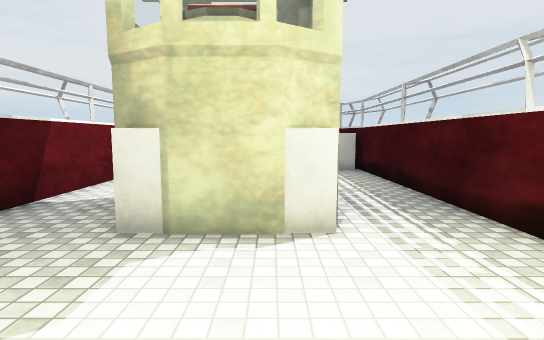
View 1 (above)

12 first-person views from a walk through a scene from a Unity 3-D project. The camera is 1.5 m above the floor, tilts 6° down and sees 80° across. The floor is counted in squares, 1 m on a side. Each view is taken from the middle of a square. On the plan, view 1 faces up. The plan holds only what a view shows up to about 15 squares ahead; the rest is blank. The place goes on beyond the plan. The player is left out. Some surface patterns are stand-ins.

View 2
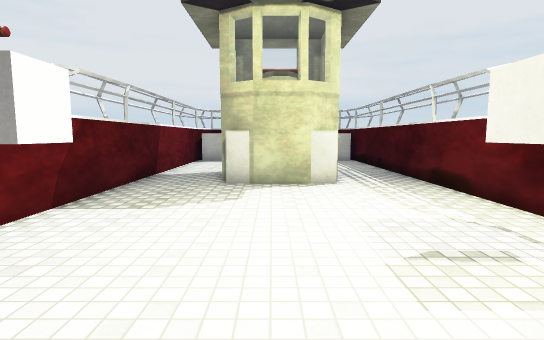

View 3
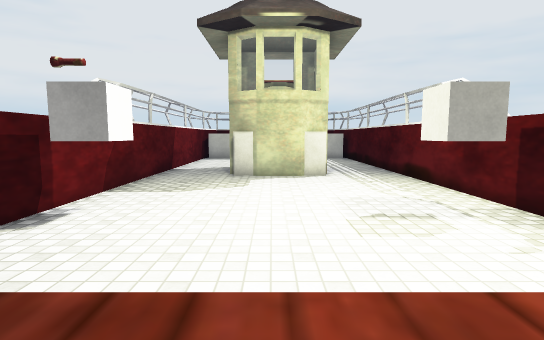

View 4
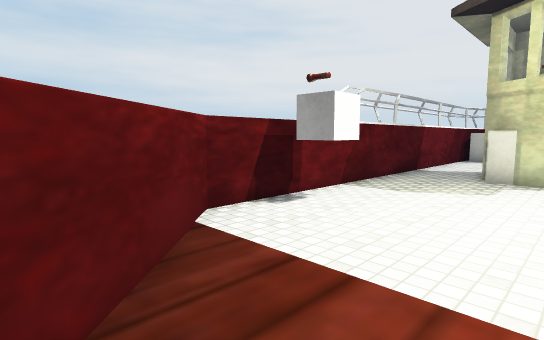

View 5
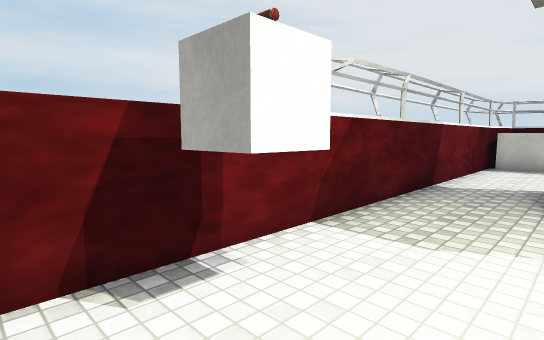

View 6
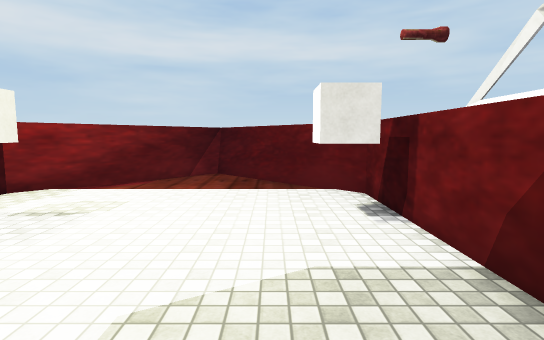

View 7
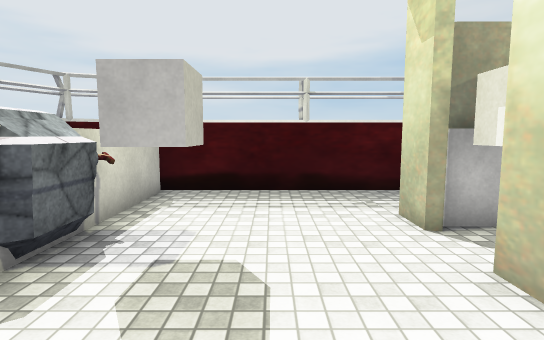

View 8
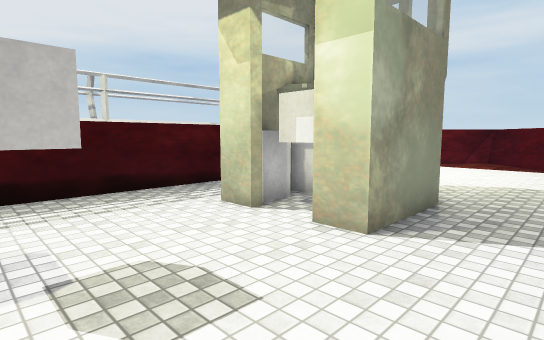

View 9
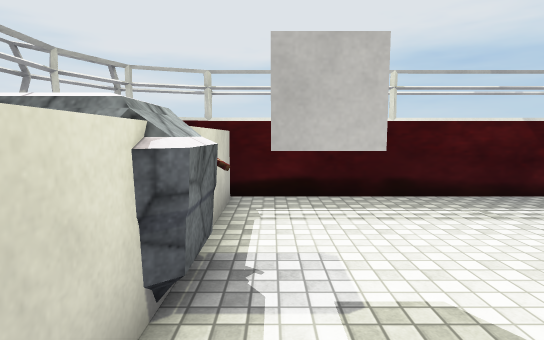

View 10
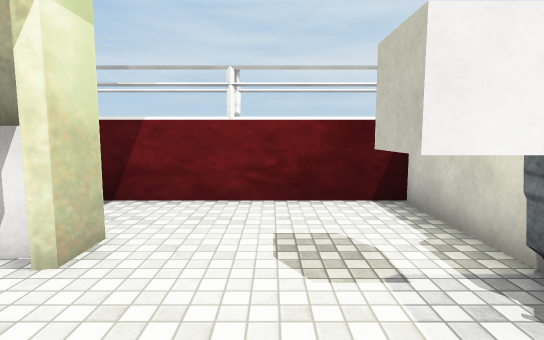

View 11
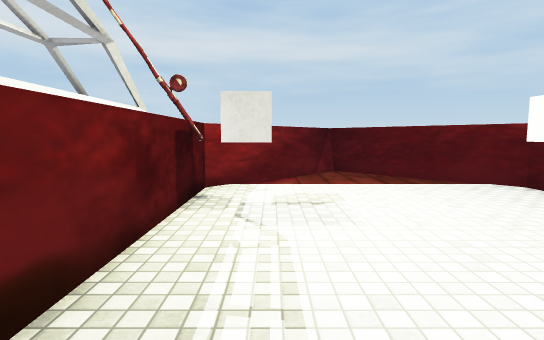

View 12
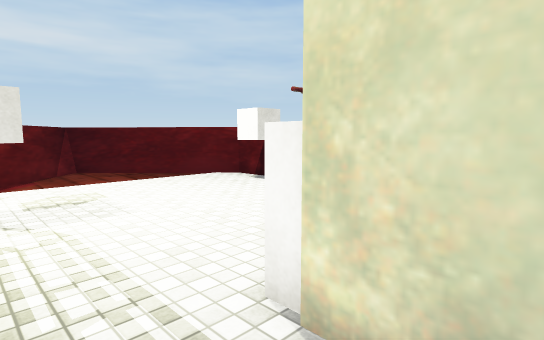

### Floor plan
Points are (right, up) in squares from view 1. A wall is a line through its corners. A room is listed if a view was taken in it or the views show most of it. See-through windows are left out.
Room 1 (views 1, 2, 3, 4, 5, 6, 7, 8, 9, 10, 11, 12)
walls: (-1.5, 4.8) (-2.6, 5.4) (-2.6, 6.6); (1.1, 5.4) (0.1, 4.8); (0.1, 6.3) (0.9, 6.3) (0.9, 7.6); (1.1, 7) (1.1, 4.9) (-2.5, 4.9); (-1.2, 8.1) (-0.5, 8.1); (-4.9, -0.4) (-3.8, -0.4) (-3.8, -1.4) (-4.9, -1.4); (3.1, -1.4) (2, -1.4) (2, -0.4) (3, -0.4); (-0.2, 12.9) (-0.2, 12) (-1.2, 12) (-1.2, 13.1); (-1.2, 13.7) (-1.6, 14.2); (-1.4, 13.7) (-1.7, 14.1); (-3.7, -5.8) (-0.7, -8.8) (2, -5.9); (3.6, 14) (-5.1, 14); (-5.4, 14.5) (-5.4, -3.4) (-1.6, -8.5); (-2.4, -7.5) (-1.3, -8.6); (-0.1, -8.5) (0.7, -7.6); (0, -8.6) (3.9, -3.4) (3.9, 14.5)
low walls: (-5, -4.1) (-0.6, -8.7); (-0.9, -8.7) (3.1, -4.5)
ways out: gap at (-5, -1)
objects: block (-2, 7) to (-2, 8); block (0, 7) to (1, 8)

Positions as (right, up) in squares from view 1, and headings:
1: (0, 0), facing up
2: (-1, -5), facing up
3: (-1, -7), facing up
4: (0, -7), facing up-left
5: (-2, -3), facing up-left
6: (-3, 5), facing down
7: (-5, 11), facing right
8: (-5, 13), facing down-right
9: (-4, 13), facing right
10: (2, 11), facing left
11: (2, 6), facing down
12: (3, 7), facing down-left
